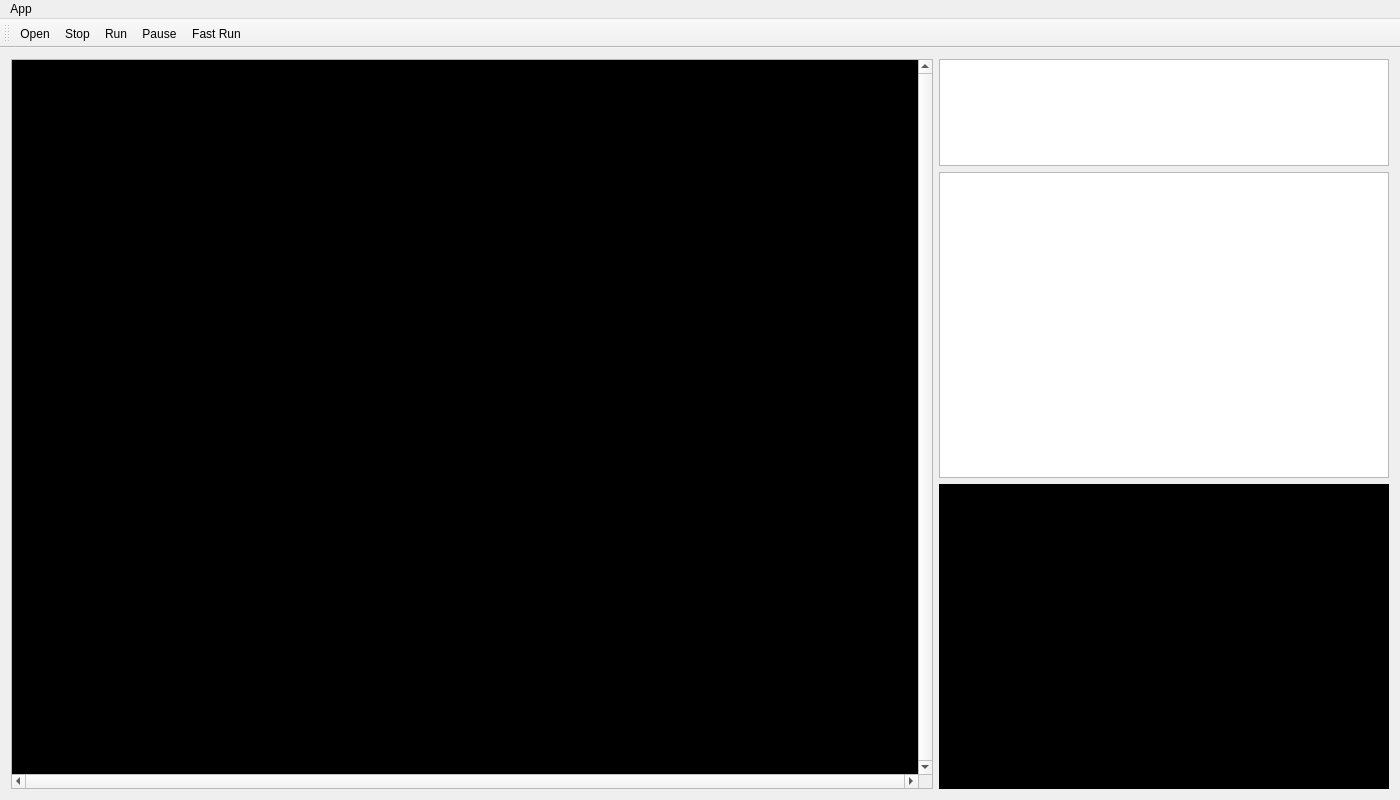
<?xml version="1.0" encoding="UTF-8"?>
<ui version="4.0">
 <class>edu::uwu::pathplanner::AppView</class>
 <widget class="QMainWindow" name="AppView">
  <property name="geometry">
   <rect>
    <x>0</x>
    <y>0</y>
    <width>1400</width>
    <height>800</height>
   </rect>
  </property>
  <property name="windowTitle">
   <string>Path Planner</string>
  </property>
  <property name="windowIcon">
   <iconset resource="AppView.qrc">
    <normaloff>:/edu/uwu/pathplanner/resources/small.ico</normaloff>:/edu/uwu/pathplanner/resources/small.ico</iconset>
  </property>
  <widget class="QWidget" name="centralWidget">
   <layout class="QHBoxLayout" name="horizontalLayout">
    <item>
     <widget class="QScrollArea" name="scrollArea">
      <property name="verticalScrollBarPolicy">
       <enum>Qt::ScrollBarAlwaysOn</enum>
      </property>
      <property name="horizontalScrollBarPolicy">
       <enum>Qt::ScrollBarAlwaysOn</enum>
      </property>
      <property name="widgetResizable">
       <bool>true</bool>
      </property>
      <widget class="QWidget" name="tileGridView">
       <property name="geometry">
        <rect>
         <x>0</x>
         <y>0</y>
         <width>920</width>
         <height>698</height>
        </rect>
       </property>
       <property name="palette">
        <palette>
         <active>
          <colorrole role="WindowText">
           <brush brushstyle="SolidPattern">
            <color alpha="255">
             <red>255</red>
             <green>255</green>
             <blue>255</blue>
            </color>
           </brush>
          </colorrole>
          <colorrole role="Button">
           <brush brushstyle="SolidPattern">
            <color alpha="255">
             <red>0</red>
             <green>0</green>
             <blue>0</blue>
            </color>
           </brush>
          </colorrole>
          <colorrole role="Light">
           <brush brushstyle="SolidPattern">
            <color alpha="255">
             <red>0</red>
             <green>0</green>
             <blue>0</blue>
            </color>
           </brush>
          </colorrole>
          <colorrole role="Midlight">
           <brush brushstyle="SolidPattern">
            <color alpha="255">
             <red>0</red>
             <green>0</green>
             <blue>0</blue>
            </color>
           </brush>
          </colorrole>
          <colorrole role="Dark">
           <brush brushstyle="SolidPattern">
            <color alpha="255">
             <red>0</red>
             <green>0</green>
             <blue>0</blue>
            </color>
           </brush>
          </colorrole>
          <colorrole role="Mid">
           <brush brushstyle="SolidPattern">
            <color alpha="255">
             <red>0</red>
             <green>0</green>
             <blue>0</blue>
            </color>
           </brush>
          </colorrole>
          <colorrole role="Text">
           <brush brushstyle="SolidPattern">
            <color alpha="255">
             <red>255</red>
             <green>255</green>
             <blue>255</blue>
            </color>
           </brush>
          </colorrole>
          <colorrole role="BrightText">
           <brush brushstyle="SolidPattern">
            <color alpha="255">
             <red>255</red>
             <green>255</green>
             <blue>255</blue>
            </color>
           </brush>
          </colorrole>
          <colorrole role="ButtonText">
           <brush brushstyle="SolidPattern">
            <color alpha="255">
             <red>255</red>
             <green>255</green>
             <blue>255</blue>
            </color>
           </brush>
          </colorrole>
          <colorrole role="Base">
           <brush brushstyle="SolidPattern">
            <color alpha="255">
             <red>0</red>
             <green>0</green>
             <blue>0</blue>
            </color>
           </brush>
          </colorrole>
          <colorrole role="Window">
           <brush brushstyle="SolidPattern">
            <color alpha="255">
             <red>0</red>
             <green>0</green>
             <blue>0</blue>
            </color>
           </brush>
          </colorrole>
          <colorrole role="Shadow">
           <brush brushstyle="SolidPattern">
            <color alpha="255">
             <red>0</red>
             <green>0</green>
             <blue>0</blue>
            </color>
           </brush>
          </colorrole>
          <colorrole role="AlternateBase">
           <brush brushstyle="SolidPattern">
            <color alpha="255">
             <red>0</red>
             <green>0</green>
             <blue>0</blue>
            </color>
           </brush>
          </colorrole>
          <colorrole role="ToolTipBase">
           <brush brushstyle="SolidPattern">
            <color alpha="255">
             <red>255</red>
             <green>255</green>
             <blue>220</blue>
            </color>
           </brush>
          </colorrole>
          <colorrole role="ToolTipText">
           <brush brushstyle="SolidPattern">
            <color alpha="255">
             <red>0</red>
             <green>0</green>
             <blue>0</blue>
            </color>
           </brush>
          </colorrole>
         </active>
         <inactive>
          <colorrole role="WindowText">
           <brush brushstyle="SolidPattern">
            <color alpha="255">
             <red>255</red>
             <green>255</green>
             <blue>255</blue>
            </color>
           </brush>
          </colorrole>
          <colorrole role="Button">
           <brush brushstyle="SolidPattern">
            <color alpha="255">
             <red>0</red>
             <green>0</green>
             <blue>0</blue>
            </color>
           </brush>
          </colorrole>
          <colorrole role="Light">
           <brush brushstyle="SolidPattern">
            <color alpha="255">
             <red>0</red>
             <green>0</green>
             <blue>0</blue>
            </color>
           </brush>
          </colorrole>
          <colorrole role="Midlight">
           <brush brushstyle="SolidPattern">
            <color alpha="255">
             <red>0</red>
             <green>0</green>
             <blue>0</blue>
            </color>
           </brush>
          </colorrole>
          <colorrole role="Dark">
           <brush brushstyle="SolidPattern">
            <color alpha="255">
             <red>0</red>
             <green>0</green>
             <blue>0</blue>
            </color>
           </brush>
          </colorrole>
          <colorrole role="Mid">
           <brush brushstyle="SolidPattern">
            <color alpha="255">
             <red>0</red>
             <green>0</green>
             <blue>0</blue>
            </color>
           </brush>
          </colorrole>
          <colorrole role="Text">
           <brush brushstyle="SolidPattern">
            <color alpha="255">
             <red>255</red>
             <green>255</green>
             <blue>255</blue>
            </color>
           </brush>
          </colorrole>
          <colorrole role="BrightText">
           <brush brushstyle="SolidPattern">
            <color alpha="255">
             <red>255</red>
             <green>255</green>
             <blue>255</blue>
            </color>
           </brush>
          </colorrole>
          <colorrole role="ButtonText">
           <brush brushstyle="SolidPattern">
            <color alpha="255">
             <red>255</red>
             <green>255</green>
             <blue>255</blue>
            </color>
           </brush>
          </colorrole>
          <colorrole role="Base">
           <brush brushstyle="SolidPattern">
            <color alpha="255">
             <red>0</red>
             <green>0</green>
             <blue>0</blue>
            </color>
           </brush>
          </colorrole>
          <colorrole role="Window">
           <brush brushstyle="SolidPattern">
            <color alpha="255">
             <red>0</red>
             <green>0</green>
             <blue>0</blue>
            </color>
           </brush>
          </colorrole>
          <colorrole role="Shadow">
           <brush brushstyle="SolidPattern">
            <color alpha="255">
             <red>0</red>
             <green>0</green>
             <blue>0</blue>
            </color>
           </brush>
          </colorrole>
          <colorrole role="AlternateBase">
           <brush brushstyle="SolidPattern">
            <color alpha="255">
             <red>0</red>
             <green>0</green>
             <blue>0</blue>
            </color>
           </brush>
          </colorrole>
          <colorrole role="ToolTipBase">
           <brush brushstyle="SolidPattern">
            <color alpha="255">
             <red>255</red>
             <green>255</green>
             <blue>220</blue>
            </color>
           </brush>
          </colorrole>
          <colorrole role="ToolTipText">
           <brush brushstyle="SolidPattern">
            <color alpha="255">
             <red>0</red>
             <green>0</green>
             <blue>0</blue>
            </color>
           </brush>
          </colorrole>
         </inactive>
         <disabled>
          <colorrole role="WindowText">
           <brush brushstyle="SolidPattern">
            <color alpha="255">
             <red>0</red>
             <green>0</green>
             <blue>0</blue>
            </color>
           </brush>
          </colorrole>
          <colorrole role="Button">
           <brush brushstyle="SolidPattern">
            <color alpha="255">
             <red>0</red>
             <green>0</green>
             <blue>0</blue>
            </color>
           </brush>
          </colorrole>
          <colorrole role="Light">
           <brush brushstyle="SolidPattern">
            <color alpha="255">
             <red>0</red>
             <green>0</green>
             <blue>0</blue>
            </color>
           </brush>
          </colorrole>
          <colorrole role="Midlight">
           <brush brushstyle="SolidPattern">
            <color alpha="255">
             <red>0</red>
             <green>0</green>
             <blue>0</blue>
            </color>
           </brush>
          </colorrole>
          <colorrole role="Dark">
           <brush brushstyle="SolidPattern">
            <color alpha="255">
             <red>0</red>
             <green>0</green>
             <blue>0</blue>
            </color>
           </brush>
          </colorrole>
          <colorrole role="Mid">
           <brush brushstyle="SolidPattern">
            <color alpha="255">
             <red>0</red>
             <green>0</green>
             <blue>0</blue>
            </color>
           </brush>
          </colorrole>
          <colorrole role="Text">
           <brush brushstyle="SolidPattern">
            <color alpha="255">
             <red>0</red>
             <green>0</green>
             <blue>0</blue>
            </color>
           </brush>
          </colorrole>
          <colorrole role="BrightText">
           <brush brushstyle="SolidPattern">
            <color alpha="255">
             <red>255</red>
             <green>255</green>
             <blue>255</blue>
            </color>
           </brush>
          </colorrole>
          <colorrole role="ButtonText">
           <brush brushstyle="SolidPattern">
            <color alpha="255">
             <red>0</red>
             <green>0</green>
             <blue>0</blue>
            </color>
           </brush>
          </colorrole>
          <colorrole role="Base">
           <brush brushstyle="SolidPattern">
            <color alpha="255">
             <red>0</red>
             <green>0</green>
             <blue>0</blue>
            </color>
           </brush>
          </colorrole>
          <colorrole role="Window">
           <brush brushstyle="SolidPattern">
            <color alpha="255">
             <red>0</red>
             <green>0</green>
             <blue>0</blue>
            </color>
           </brush>
          </colorrole>
          <colorrole role="Shadow">
           <brush brushstyle="SolidPattern">
            <color alpha="255">
             <red>0</red>
             <green>0</green>
             <blue>0</blue>
            </color>
           </brush>
          </colorrole>
          <colorrole role="AlternateBase">
           <brush brushstyle="SolidPattern">
            <color alpha="255">
             <red>0</red>
             <green>0</green>
             <blue>0</blue>
            </color>
           </brush>
          </colorrole>
          <colorrole role="ToolTipBase">
           <brush brushstyle="SolidPattern">
            <color alpha="255">
             <red>255</red>
             <green>255</green>
             <blue>220</blue>
            </color>
           </brush>
          </colorrole>
          <colorrole role="ToolTipText">
           <brush brushstyle="SolidPattern">
            <color alpha="255">
             <red>0</red>
             <green>0</green>
             <blue>0</blue>
            </color>
           </brush>
          </colorrole>
         </disabled>
        </palette>
       </property>
      </widget>
     </widget>
    </item>
    <item>
     <layout class="QVBoxLayout" name="verticalLayout">
      <item alignment="Qt::AlignmentFlag::AlignRight">
       <widget class="QTableView" name="settingsTableView">
        <property name="minimumSize">
         <size>
          <width>450</width>
          <height>0</height>
         </size>
        </property>
        <property name="maximumSize">
         <size>
          <width>350</width>
          <height>107</height>
         </size>
        </property>
        <property name="frameShadow">
         <enum>QFrame::Sunken</enum>
        </property>
        <property name="showDropIndicator" stdset="0">
         <bool>false</bool>
        </property>
        <property name="alternatingRowColors">
         <bool>true</bool>
        </property>
        <property name="selectionMode">
         <enum>QAbstractItemView::NoSelection</enum>
        </property>
       </widget>
      </item>
      <item alignment="Qt::AlignmentFlag::AlignRight">
       <widget class="QTableView" name="propertiesTableView">
        <property name="minimumSize">
         <size>
          <width>450</width>
          <height>0</height>
         </size>
        </property>
        <property name="maximumSize">
         <size>
          <width>350</width>
          <height>16777215</height>
         </size>
        </property>
        <property name="frameShadow">
         <enum>QFrame::Sunken</enum>
        </property>
        <property name="cornerButtonEnabled">
         <bool>false</bool>
        </property>
        <attribute name="horizontalHeaderHighlightSections">
         <bool>false</bool>
        </attribute>
       </widget>
      </item>
      <item alignment="Qt::AlignmentFlag::AlignRight">
       <widget class="QPlainTextEdit" name="currentRunningPlainTextEdit">
        <property name="minimumSize">
         <size>
          <width>450</width>
          <height>0</height>
         </size>
        </property>
        <property name="maximumSize">
         <size>
          <width>350</width>
          <height>16777215</height>
         </size>
        </property>
        <property name="palette">
         <palette>
          <active>
           <colorrole role="WindowText">
            <brush brushstyle="SolidPattern">
             <color alpha="255">
              <red>255</red>
              <green>255</green>
              <blue>255</blue>
             </color>
            </brush>
           </colorrole>
           <colorrole role="Button">
            <brush brushstyle="SolidPattern">
             <color alpha="255">
              <red>0</red>
              <green>0</green>
              <blue>0</blue>
             </color>
            </brush>
           </colorrole>
           <colorrole role="Light">
            <brush brushstyle="SolidPattern">
             <color alpha="255">
              <red>0</red>
              <green>0</green>
              <blue>0</blue>
             </color>
            </brush>
           </colorrole>
           <colorrole role="Midlight">
            <brush brushstyle="SolidPattern">
             <color alpha="255">
              <red>0</red>
              <green>0</green>
              <blue>0</blue>
             </color>
            </brush>
           </colorrole>
           <colorrole role="Dark">
            <brush brushstyle="SolidPattern">
             <color alpha="255">
              <red>0</red>
              <green>0</green>
              <blue>0</blue>
             </color>
            </brush>
           </colorrole>
           <colorrole role="Mid">
            <brush brushstyle="SolidPattern">
             <color alpha="255">
              <red>0</red>
              <green>0</green>
              <blue>0</blue>
             </color>
            </brush>
           </colorrole>
           <colorrole role="Text">
            <brush brushstyle="SolidPattern">
             <color alpha="255">
              <red>255</red>
              <green>255</green>
              <blue>255</blue>
             </color>
            </brush>
           </colorrole>
           <colorrole role="BrightText">
            <brush brushstyle="SolidPattern">
             <color alpha="255">
              <red>255</red>
              <green>255</green>
              <blue>255</blue>
             </color>
            </brush>
           </colorrole>
           <colorrole role="ButtonText">
            <brush brushstyle="SolidPattern">
             <color alpha="255">
              <red>255</red>
              <green>255</green>
              <blue>255</blue>
             </color>
            </brush>
           </colorrole>
           <colorrole role="Base">
            <brush brushstyle="SolidPattern">
             <color alpha="255">
              <red>0</red>
              <green>0</green>
              <blue>0</blue>
             </color>
            </brush>
           </colorrole>
           <colorrole role="Window">
            <brush brushstyle="SolidPattern">
             <color alpha="255">
              <red>0</red>
              <green>0</green>
              <blue>0</blue>
             </color>
            </brush>
           </colorrole>
           <colorrole role="Shadow">
            <brush brushstyle="SolidPattern">
             <color alpha="255">
              <red>0</red>
              <green>0</green>
              <blue>0</blue>
             </color>
            </brush>
           </colorrole>
           <colorrole role="AlternateBase">
            <brush brushstyle="SolidPattern">
             <color alpha="255">
              <red>0</red>
              <green>0</green>
              <blue>0</blue>
             </color>
            </brush>
           </colorrole>
           <colorrole role="ToolTipBase">
            <brush brushstyle="SolidPattern">
             <color alpha="255">
              <red>255</red>
              <green>255</green>
              <blue>220</blue>
             </color>
            </brush>
           </colorrole>
           <colorrole role="ToolTipText">
            <brush brushstyle="SolidPattern">
             <color alpha="255">
              <red>0</red>
              <green>0</green>
              <blue>0</blue>
             </color>
            </brush>
           </colorrole>
          </active>
          <inactive>
           <colorrole role="WindowText">
            <brush brushstyle="SolidPattern">
             <color alpha="255">
              <red>255</red>
              <green>255</green>
              <blue>255</blue>
             </color>
            </brush>
           </colorrole>
           <colorrole role="Button">
            <brush brushstyle="SolidPattern">
             <color alpha="255">
              <red>0</red>
              <green>0</green>
              <blue>0</blue>
             </color>
            </brush>
           </colorrole>
           <colorrole role="Light">
            <brush brushstyle="SolidPattern">
             <color alpha="255">
              <red>0</red>
              <green>0</green>
              <blue>0</blue>
             </color>
            </brush>
           </colorrole>
           <colorrole role="Midlight">
            <brush brushstyle="SolidPattern">
             <color alpha="255">
              <red>0</red>
              <green>0</green>
              <blue>0</blue>
             </color>
            </brush>
           </colorrole>
           <colorrole role="Dark">
            <brush brushstyle="SolidPattern">
             <color alpha="255">
              <red>0</red>
              <green>0</green>
              <blue>0</blue>
             </color>
            </brush>
           </colorrole>
           <colorrole role="Mid">
            <brush brushstyle="SolidPattern">
             <color alpha="255">
              <red>0</red>
              <green>0</green>
              <blue>0</blue>
             </color>
            </brush>
           </colorrole>
           <colorrole role="Text">
            <brush brushstyle="SolidPattern">
             <color alpha="255">
              <red>255</red>
              <green>255</green>
              <blue>255</blue>
             </color>
            </brush>
           </colorrole>
           <colorrole role="BrightText">
            <brush brushstyle="SolidPattern">
             <color alpha="255">
              <red>255</red>
              <green>255</green>
              <blue>255</blue>
             </color>
            </brush>
           </colorrole>
           <colorrole role="ButtonText">
            <brush brushstyle="SolidPattern">
             <color alpha="255">
              <red>255</red>
              <green>255</green>
              <blue>255</blue>
             </color>
            </brush>
           </colorrole>
           <colorrole role="Base">
            <brush brushstyle="SolidPattern">
             <color alpha="255">
              <red>0</red>
              <green>0</green>
              <blue>0</blue>
             </color>
            </brush>
           </colorrole>
           <colorrole role="Window">
            <brush brushstyle="SolidPattern">
             <color alpha="255">
              <red>0</red>
              <green>0</green>
              <blue>0</blue>
             </color>
            </brush>
           </colorrole>
           <colorrole role="Shadow">
            <brush brushstyle="SolidPattern">
             <color alpha="255">
              <red>0</red>
              <green>0</green>
              <blue>0</blue>
             </color>
            </brush>
           </colorrole>
           <colorrole role="AlternateBase">
            <brush brushstyle="SolidPattern">
             <color alpha="255">
              <red>0</red>
              <green>0</green>
              <blue>0</blue>
             </color>
            </brush>
           </colorrole>
           <colorrole role="ToolTipBase">
            <brush brushstyle="SolidPattern">
             <color alpha="255">
              <red>255</red>
              <green>255</green>
              <blue>220</blue>
             </color>
            </brush>
           </colorrole>
           <colorrole role="ToolTipText">
            <brush brushstyle="SolidPattern">
             <color alpha="255">
              <red>0</red>
              <green>0</green>
              <blue>0</blue>
             </color>
            </brush>
           </colorrole>
          </inactive>
          <disabled>
           <colorrole role="WindowText">
            <brush brushstyle="SolidPattern">
             <color alpha="255">
              <red>0</red>
              <green>0</green>
              <blue>0</blue>
             </color>
            </brush>
           </colorrole>
           <colorrole role="Button">
            <brush brushstyle="SolidPattern">
             <color alpha="255">
              <red>0</red>
              <green>0</green>
              <blue>0</blue>
             </color>
            </brush>
           </colorrole>
           <colorrole role="Light">
            <brush brushstyle="SolidPattern">
             <color alpha="255">
              <red>0</red>
              <green>0</green>
              <blue>0</blue>
             </color>
            </brush>
           </colorrole>
           <colorrole role="Midlight">
            <brush brushstyle="SolidPattern">
             <color alpha="255">
              <red>0</red>
              <green>0</green>
              <blue>0</blue>
             </color>
            </brush>
           </colorrole>
           <colorrole role="Dark">
            <brush brushstyle="SolidPattern">
             <color alpha="255">
              <red>0</red>
              <green>0</green>
              <blue>0</blue>
             </color>
            </brush>
           </colorrole>
           <colorrole role="Mid">
            <brush brushstyle="SolidPattern">
             <color alpha="255">
              <red>0</red>
              <green>0</green>
              <blue>0</blue>
             </color>
            </brush>
           </colorrole>
           <colorrole role="Text">
            <brush brushstyle="SolidPattern">
             <color alpha="255">
              <red>0</red>
              <green>0</green>
              <blue>0</blue>
             </color>
            </brush>
           </colorrole>
           <colorrole role="BrightText">
            <brush brushstyle="SolidPattern">
             <color alpha="255">
              <red>255</red>
              <green>255</green>
              <blue>255</blue>
             </color>
            </brush>
           </colorrole>
           <colorrole role="ButtonText">
            <brush brushstyle="SolidPattern">
             <color alpha="255">
              <red>0</red>
              <green>0</green>
              <blue>0</blue>
             </color>
            </brush>
           </colorrole>
           <colorrole role="Base">
            <brush brushstyle="SolidPattern">
             <color alpha="255">
              <red>0</red>
              <green>0</green>
              <blue>0</blue>
             </color>
            </brush>
           </colorrole>
           <colorrole role="Window">
            <brush brushstyle="SolidPattern">
             <color alpha="255">
              <red>0</red>
              <green>0</green>
              <blue>0</blue>
             </color>
            </brush>
           </colorrole>
           <colorrole role="Shadow">
            <brush brushstyle="SolidPattern">
             <color alpha="255">
              <red>0</red>
              <green>0</green>
              <blue>0</blue>
             </color>
            </brush>
           </colorrole>
           <colorrole role="AlternateBase">
            <brush brushstyle="SolidPattern">
             <color alpha="255">
              <red>0</red>
              <green>0</green>
              <blue>0</blue>
             </color>
            </brush>
           </colorrole>
           <colorrole role="ToolTipBase">
            <brush brushstyle="SolidPattern">
             <color alpha="255">
              <red>255</red>
              <green>255</green>
              <blue>220</blue>
             </color>
            </brush>
           </colorrole>
           <colorrole role="ToolTipText">
            <brush brushstyle="SolidPattern">
             <color alpha="255">
              <red>0</red>
              <green>0</green>
              <blue>0</blue>
             </color>
            </brush>
           </colorrole>
          </disabled>
         </palette>
        </property>
        <property name="frameShadow">
         <enum>QFrame::Sunken</enum>
        </property>
       </widget>
      </item>
     </layout>
    </item>
   </layout>
  </widget>
  <widget class="QMenuBar" name="menuBar">
   <property name="geometry">
    <rect>
     <x>0</x>
     <y>0</y>
     <width>1400</width>
     <height>17</height>
    </rect>
   </property>
   <widget class="QMenu" name="menuPath_App">
    <property name="title">
     <string>App</string>
    </property>
    <addaction name="actionOpen"/>
    <addaction name="actionAbout"/>
    <addaction name="actionExit"/>
   </widget>
   <addaction name="menuPath_App"/>
  </widget>
  <widget class="QToolBar" name="mainToolBar">
   <property name="enabled">
    <bool>true</bool>
   </property>
   <property name="cursor">
    <cursorShape>PointingHandCursor</cursorShape>
   </property>
   <property name="movable">
    <bool>true</bool>
   </property>
   <property name="iconSize">
    <size>
     <width>50</width>
     <height>50</height>
    </size>
   </property>
   <property name="floatable">
    <bool>true</bool>
   </property>
   <attribute name="toolBarArea">
    <enum>TopToolBarArea</enum>
   </attribute>
   <attribute name="toolBarBreak">
    <bool>false</bool>
   </attribute>
   <addaction name="actionOpen"/>
   <addaction name="actionStop"/>
   <!--addaction name="actionSet_Start"/>
   <addaction name="actionSet_Goal"/-->
   <addaction name="actionRun"/>
   <addaction name="actionPause"/>
   <addaction name="actionFast_Run"/>
  </widget>
  <action name="actionOpen">
   <property name="icon">
    <iconset resource="AppView.qrc">
     <normaloff>:/edu/uwu/pathplanner/resources/open.ico</normaloff>:/edu/uwu/pathplanner/resources/open.ico</iconset>
   </property>
   <property name="text">
    <string>Open</string>
   </property>
  </action>
  <action name="actionAbout">
   <property name="text">
    <string>About</string>
   </property>
  </action>
  <action name="actionExit">
   <property name="text">
    <string>Exit</string>
   </property>
  </action>
  <action name="actionStop">
   <property name="icon">
    <iconset resource="AppView.qrc">
     <normaloff>:/edu/uwu/pathplanner/resources/stop.ico</normaloff>:/edu/uwu/pathplanner/resources/stop.ico</iconset>
   </property>
   <property name="text">
    <string>Stop</string>
   </property>
   <property name="toolTip">
    <string>Halt the search</string>
   </property>
  </action>
  <!--action name="actionSet_Start">
   <property name="icon">
    <iconset resource="AppView.qrc">
     <normaloff>:/edu/uwu/pathplanner/resources/start.ico</normaloff>:/edu/uwu/pathplanner/resources/start.ico</iconset>
   </property>
   <property name="text">
    <string>Set Start</string>
   </property>
   <property name="toolTip">
    <string>Set Start Location</string>
   </property>
  </action>
  <action name="actionSet_Goal">
   <property name="icon">
    <iconset resource="AppView.qrc">
     <normaloff>:/edu/uwu/pathplanner/resources/goal.ico</normaloff>:/edu/uwu/pathplanner/resources/goal.ico</iconset>
   </property>
   <property name="text">
    <string>Set Goal</string>
   </property>
   <property name="toolTip">
    <string>Set Goal Location</string>
   </property>
  </action-->
  <action name="actionRun">
   <property name="icon">
    <iconset resource="AppView.qrc">
     <normaloff>:/edu/uwu/pathplanner/resources/play.ico</normaloff>:/edu/uwu/pathplanner/resources/play.ico</iconset>
   </property>
   <property name="text">
    <string>Run</string>
   </property>
   <property name="toolTip">
    <string>Run the search</string>
   </property>
  </action>edu/uwu/pathplanner/
  <action name="actionPause">
   <property name="icon">
    <iconset resource="AppView.qrc">
     <normaloff>:/edu/uwu/pathplanner/resources/play_pause.ico</normaloff>:/edu/uwu/pathplanner/resources/play_pause.ico</iconset>
   </property>
   <property name="text">
    <string>Pause</string>
   </property>
   <property name="toolTip">
    <string>Step one increment at a time</string>
   </property>
  </action>
  <action name="actionFast_Run">
   <property name="icon">
    <iconset resource="AppView.qrc">
     <normaloff>:/edu/uwu/pathplanner/resources/play_end.ico</normaloff>:/edu/uwu/pathplanner/resources/play_end.ico</iconset>
   </property>
   <property name="text">
    <string>Fast Run</string>
   </property>
   <property name="toolTip">
    <string>Run to end of search without animation</string>
   </property>
  </action>
 </widget>
 <layoutdefault spacing="6" margin="11"/>
 <resources>
  <include location="AppView.qrc"/>
 </resources>
 <connections>
  <connection>
   <sender>actionExit</sender>
   <signal>triggered()</signal>
   <receiver>AppView</receiver>
   <slot>close()</slot>
   <hints>
    <hint type="sourcelabel">
     <x>-1</x>
     <y>-1</y>
    </hint>
    <hint type="destinationlabel">
     <x>270</x>
     <y>215</y>
    </hint>
   </hints>
  </connection>
 </connections>
</ui>
